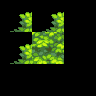

Below is a game level as drawn by its tile map, then a one-line description and the .tmx that defines it (tile-layer data replaced by summaries):
An orthogonal 3x3 tile map with 32x32 px tiles, 1 tile layer (Tile Layer 1).

<map version="1.0" orientation="orthogonal" width="3" height="3" tilewidth="32" tileheight="32">
 <tileset firstgid="1" name="tree02" tilewidth="32" tileheight="32">
  <image source="../graphics/tiles/tree02.png" />
 </tileset>
 <layer name="Tile Layer 1" width="3" height="3">
  <data>[9 cells, 4 non-empty, 2 distinct tile ids]</data>
 </layer>
</map>